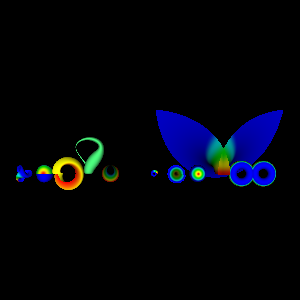

The Python source for this figure:
#!/usr/bin/env python
# Demonstrate vtkCompositePolyDataMapper with per-block display attributes and serialization.

import vtkmodules.vtkInteractionStyle  # noqa: F401
import vtkmodules.vtkRenderingFreeType  # noqa: F401
import vtkmodules.vtkRenderingOpenGL2  # noqa: F401

from vtkmodules.vtkFiltersSources import vtkPartitionedDataSetCollectionSource
from vtkmodules.vtkRenderingCore import (
    vtkActor,
    vtkColorTransferFunction,
    vtkCompositeDataDisplayAttributes,
    vtkCompositePolyDataMapper,
    vtkRenderWindow,
    vtkRenderWindowInteractor,
    vtkRenderer,
)

# Source with multiple shapes.
source = vtkPartitionedDataSetCollectionSource()
source.SetNumberOfShapes(12)
source.Update()

# Composite poly data mapper.
mapper = vtkCompositePolyDataMapper()
mapper.SetInputDataObject(source.GetOutput())

display_attributes = vtkCompositeDataDisplayAttributes()
mapper.SetCompositeDataDisplayAttributes(display_attributes)

# Override some display attributes.
mapper.SetBlockVisibility(11, False)
mapper.SetBlockOpacity(10, 0.5)

color_transfer_function = vtkColorTransferFunction()
color_transfer_function.AddRGBPoint(0, 1, 0, 0)
color_transfer_function.AddRGBPoint(1, 1, 1, 0)
display_attributes.SetBlockLookupTable(source.GetOutput().GetPartition(2, 0), color_transfer_function)
display_attributes.SetBlockScalarVisibility(source.GetOutput().GetPartition(3, 0), False)
display_attributes.SetBlockColor(source.GetOutput().GetPartition(3, 0), (0.3, 1.0, 0.5))

# Actor.
actor = vtkActor()
actor.SetMapper(mapper)

# Rendering pipeline.
renderer = vtkRenderer()
renderer.AddActor(actor)

render_window = vtkRenderWindow()
render_window.AddRenderer(renderer)
render_window.SetWindowName("composite polydata mapper")
render_window.SetMultiSamples(0)

interactor = vtkRenderWindowInteractor()
interactor.SetRenderWindow(render_window)

# Scene
renderer.ResetCamera()

interactor.Initialize()
interactor.Start()
